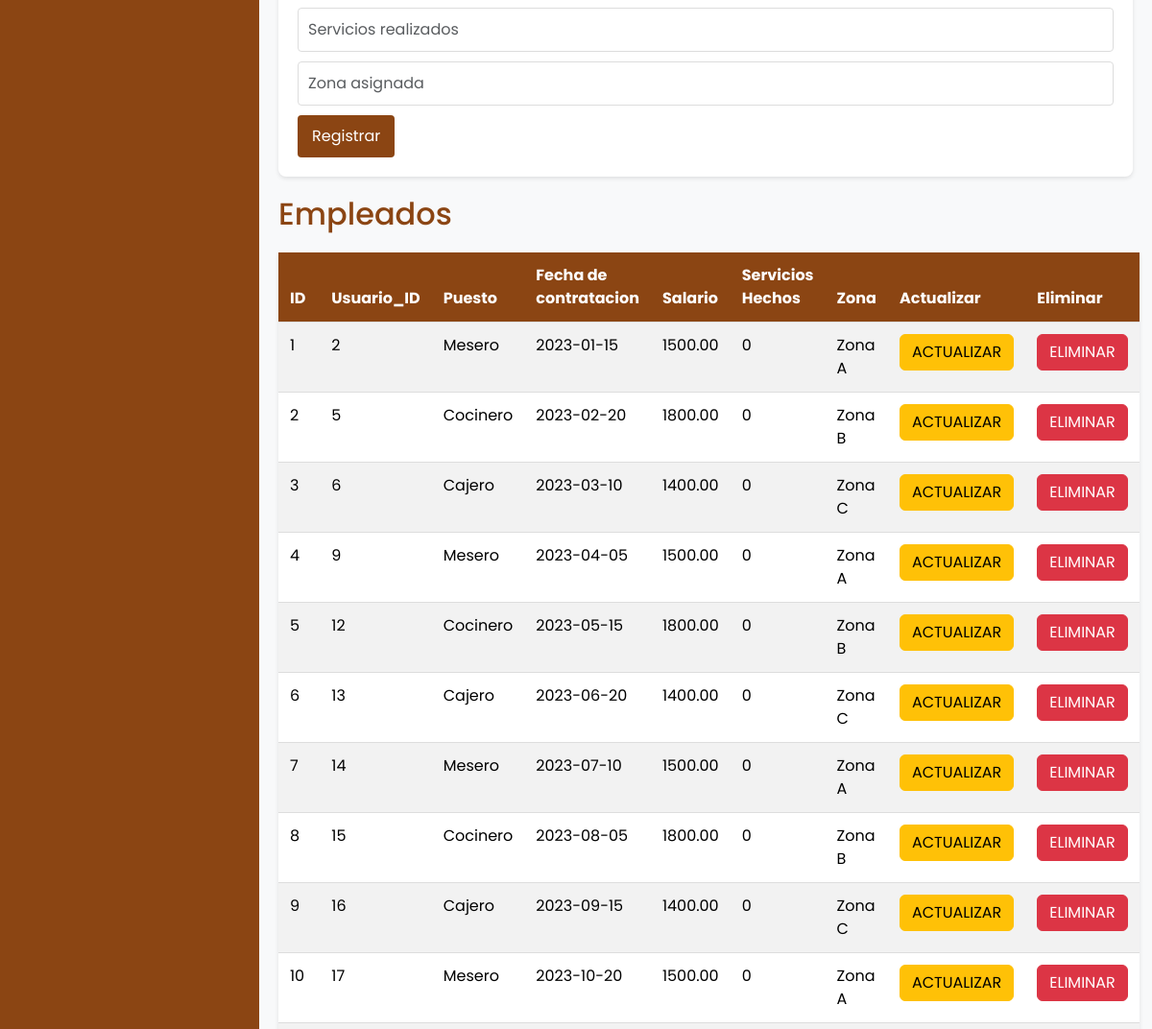
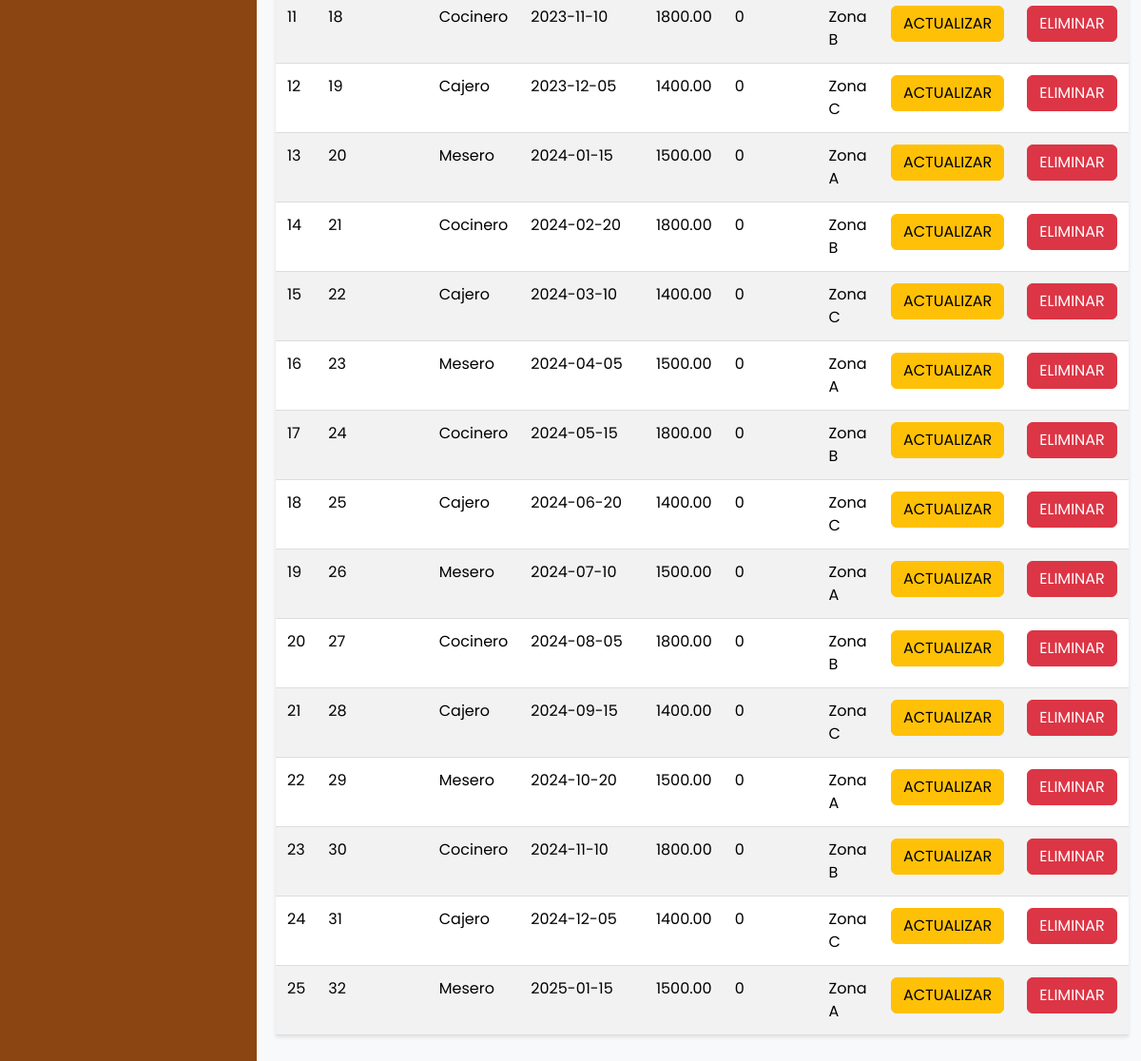
/empleados.php (signed in, lower part), run on an earlier commit of the app's database (2 pictures, top to bottom).
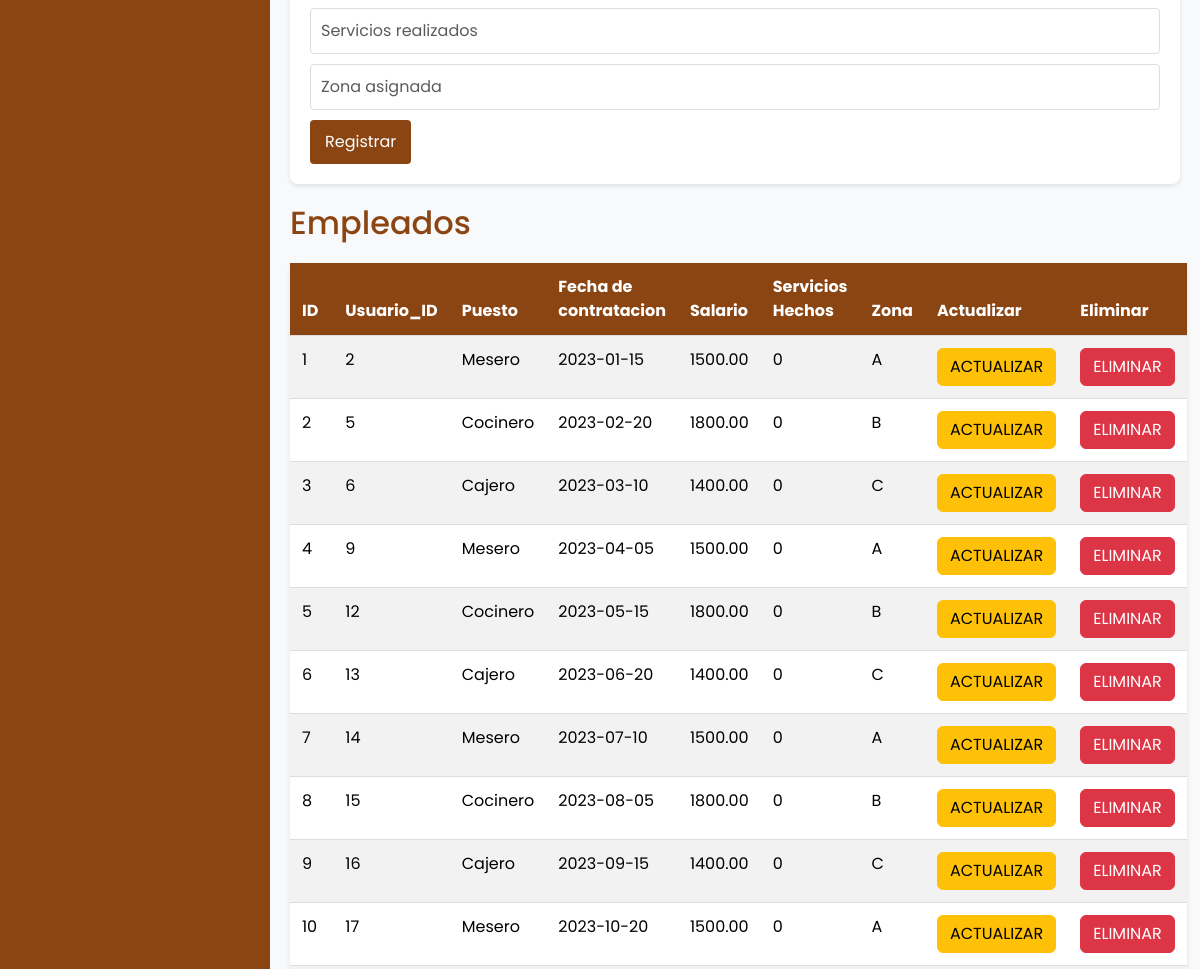
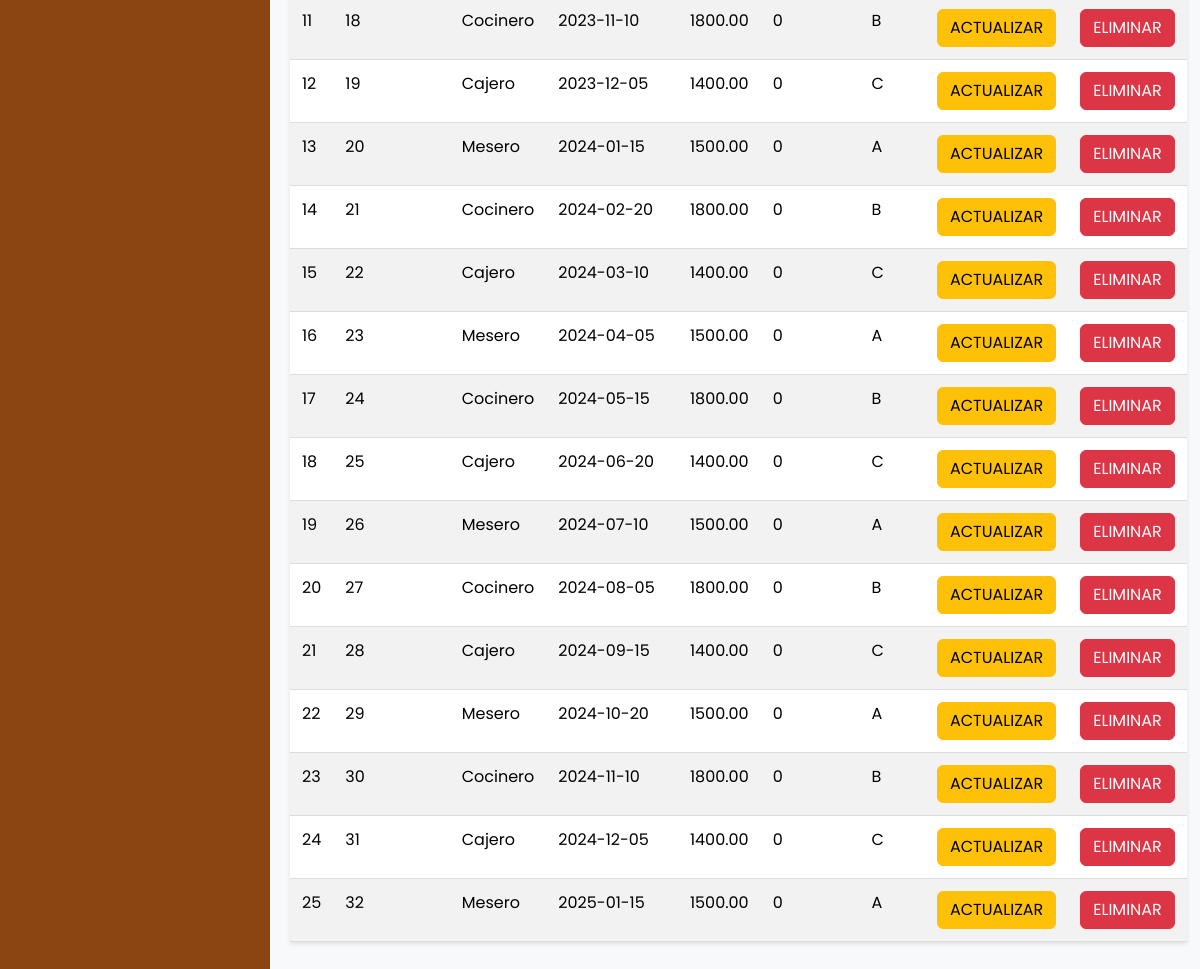
And on a later commit of the database (2 pictures, top to bottom).
### tables this page shows
CREATE TABLE empleados (
    id INT AUTO_INCREMENT PRIMARY KEY,
    usuario_id INT,
    puesto VARCHAR(50) NOT NULL,
    fecha_contratacion DATE NOT NULL,
    salario DECIMAL(10, 2) NOT NULL,
    servicios_realizados INT DEFAULT 0,
    zona_asignada CHAR(1),
    FOREIGN KEY (usuario_id) REFERENCES usuarios(id) ON UPDATE CASCADE ON DELETE CASCADE
);

### empleados.php (the view, shortened to what this page needs)
<?php
if(isset($_SESSION['usuario'])){
include 'includes/header.php';
include 'Static/connect/db.php';
?>
    <form class="user-form needs-validation" action="REmpleado.php" method="POST" novalidate>
        <div class="form-group">
            <input type="text" class="form-control" name="serviciosRealizados" placeholder="Servicios realizados" required>
        </div>
        <div class="form-group">
            <input type="text" class="form-control" name="zona" placeholder="Zona asignada" required>
        </div>
        <button class="btn btn-primary" type="submit">Registrar</button>
    </form>
    <h2>Empleados</h2>
    <table class="table table-striped user-table">
        <thead>
            <tr>
                <th>ID</th>
                <th>Usuario_ID</th>
                <th>Puesto</th>
                <th>Fecha de contratacion</th>
                <th>Salario</th>
                <th>Servicios Hechos</th>
                <th>Zona</th>
                <th>Actualizar</th>
                <th>Eliminar</th>
            </tr>
        </thead>
        <tbody>
        <?php
        $query = "SELECT * FROM empleados";
        $resul = mysqli_query($conn, $query);
        while($row = mysqli_fetch_array($resul)){ ?>
            <tr>
            <td><?php echo $row['id'];?></td>
            <td><?php echo $row['usuario_id']?></td>
            <td><?php echo $row['puesto']?></td>
            <td><?php echo $row['fecha_contratacion'];?></td>
            <td><?php echo $row['salario']?></td>
            <td><?php echo $row['servicios_realizados']?></td>
            <td><?php echo $row['zona_asignada']?></td>
            <td>
                <a href="actualizarEmpleadoU.php?id=<?php echo $row['id']?>" class="btn btn-warning">ACTUALIZAR</a>
            </td>
            <td>
                <button class="btn btn-danger" data-toggle="modal" data-target="#confirmDeleteModal" data-id="<?php echo $row['id']?>">ELIMINAR</button>
            </td>
            </tr>
    <?php   }?>
        </tbody>
    </table>
<?php
include 'includes/footer.php';
}else{
    header("Location: login.php");
}
?>

### includes/header.php (shortened to what this page needs)
<!DOCTYPE html>
<html lang="es">
<head>
    <link href="https://cdn.jsdelivr.net/npm/bootstrap@5.3.3/dist/css/bootstrap.min.css" rel="stylesheet">
    <link rel="stylesheet" type="text/css" href="Static/css/styles.css">
</head>
<body>
    <div class="container-fluid p-0">
        <div class="d-flex">
        <nav class="sidebar">
        </nav>
        <main class="content">

### includes/footer.php
</main>
    </div>
</body>
</html>

### Static/css/styles.css (style rules this page uses)
html, body { height: 100%; margin: 0; padding: 0; font-family: 'Poppins', sans-serif; }
body { margin: 0; padding: 0; min-height: 100vh; background-color: #f8f9fa; }
.container-fluid { padding: 0; margin: 0; }
.sidebar { background-color: #8B4513; color: white; width: 270px; padding: 20px; min-height: 100vh; overflow-y: auto; flex-shrink: 0; }
.content { flex-grow: 1; padding: 20px; height: 100vh; overflow-y: auto; }
input:invalid { animation: shake 0.3s; }
.content h2 { color: #8B4513; margin-bottom: 20px; }
.user-form { background-color: #fff; padding: 20px; border-radius: 8px; box-shadow: 0 2px 4px rgba(0,0,0,0.1); margin-bottom: 20px; }
.user-form input { display: block; width: 100%; padding: 10px; margin-bottom: 10px; border: 1px solid #ddd; border-radius: 4px; font-size: 16px; }
.user-form button { background-color: #8B4513; color: white; padding: 10px 15px; border: none; border-radius: 4px; cursor: pointer; font-size: 16px; }
.user-table { width: 100%; border-collapse: collapse; background-color: #fff; box-shadow: 0 2px 4px rgba(0,0,0,0.1); }
.user-table th { background-color: #8B4513; color: white; }
.user-table tr:nth-child(even) { background-color: #f9f9f9; }
.form-control { margin-bottom: 15px; }

What changed in the data, as far as the page shows it:
changed empleados id 1: zona_asignada "Zona A" → "A"
changed empleados id 2: zona_asignada "Zona B" → "B"
changed empleados id 3: zona_asignada "Zona C" → "C"
changed empleados id 4: zona_asignada "Zona A" → "A"
changed empleados id 5: zona_asignada "Zona B" → "B"
changed empleados id 6: zona_asignada "Zona C" → "C"
changed empleados id 7: zona_asignada "Zona A" → "A"
changed empleados id 8: zona_asignada "Zona B" → "B"
changed empleados id 9: zona_asignada "Zona C" → "C"
changed empleados id 10: zona_asignada "Zona A" → "A"
changed empleados id 11: zona_asignada "Zona B" → "B"
changed empleados id 12: zona_asignada "Zona C" → "C"
changed empleados id 13: zona_asignada "Zona A" → "A"
changed empleados id 14: zona_asignada "Zona B" → "B"
changed empleados id 15: zona_asignada "Zona C" → "C"
changed empleados id 16: zona_asignada "Zona A" → "A"
changed empleados id 17: zona_asignada "Zona B" → "B"
changed empleados id 18: zona_asignada "Zona C" → "C"
changed empleados id 19: zona_asignada "Zona A" → "A"
changed empleados id 20: zona_asignada "Zona B" → "B"
changed empleados id 21: zona_asignada "Zona C" → "C"
changed empleados id 22: zona_asignada "Zona A" → "A"
changed empleados id 23: zona_asignada "Zona B" → "B"
changed empleados id 24: zona_asignada "Zona C" → "C"
changed empleados id 25: zona_asignada "Zona A" → "A"
